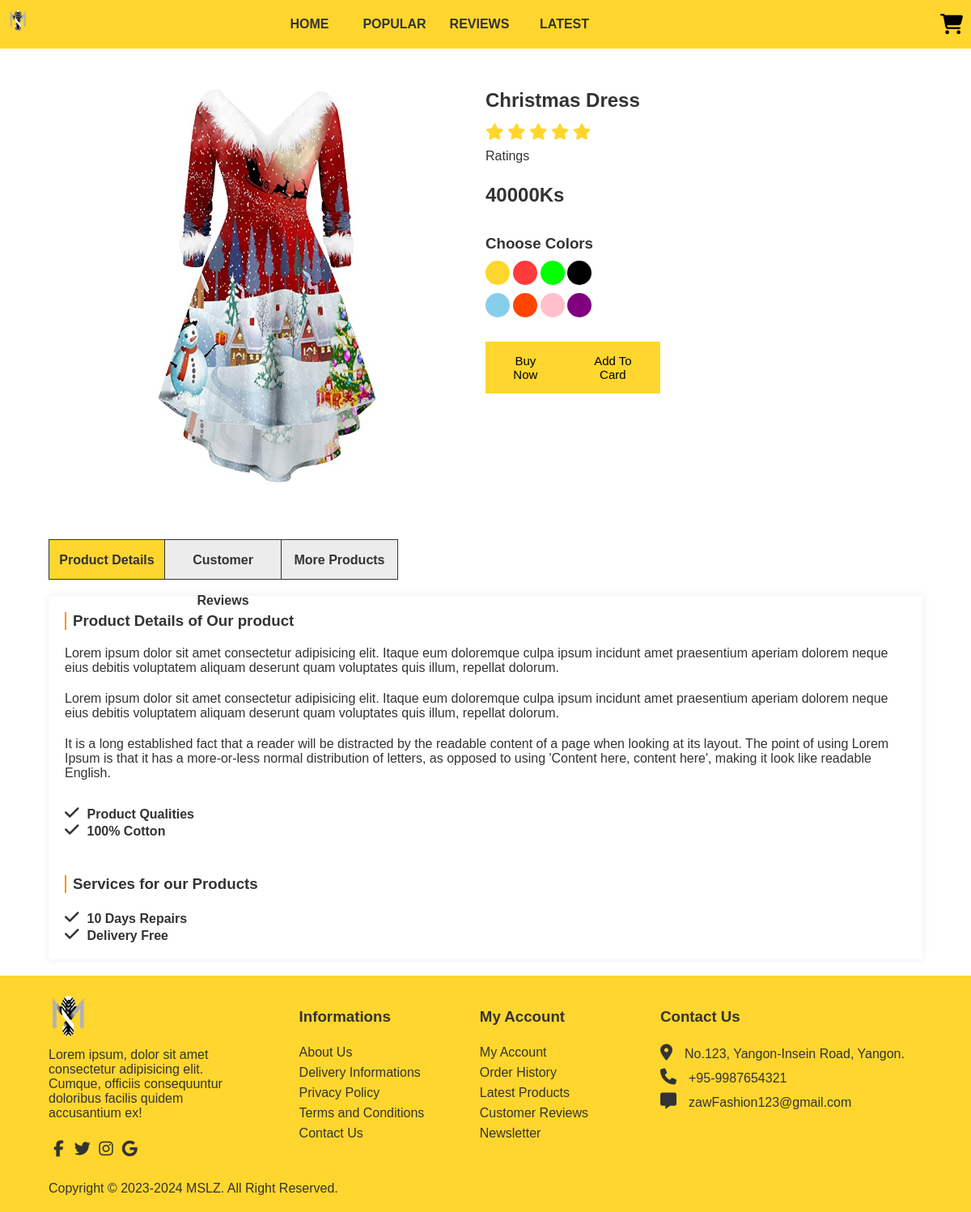
/productsPage.php?id=25, run on the app's committed database.
### tables this page shows
CREATE TABLE `tbl_products` (
  `id` int(11) NOT NULL,
  `product_image` varchar(255) NOT NULL,
  `product_name` varchar(255) NOT NULL,
  `product_description` longtext NOT NULL,
  `product_price` varchar(255) NOT NULL,
  `category_name` varchar(255) NOT NULL,
  `main_category` varchar(255) NOT NULL,
  `created_at` datetime NOT NULL,
  `updated_at` datetime DEFAULT NULL,
  `deleted_at` datetime DEFAULT NULL
);

### init/classes/DB.php (called while the page is built)
<?php
class DB{
    private $host="localhost";
    private $username="root";
    private $password="";
    private $dbname="shoppingtemplate";
    protected function connect() {
        try{
            $con=new PDO("mysql:host=$this->host; dbname=$this->dbname",$this->username,$this->password);
            $con->setAttribute(PDO::ATTR_ERRMODE,PDO::ERRMODE_EXCEPTION);
            return $con;
        } catch(PDOException $e) {
            return $e->getMessage();
        }
    }
}
?>

### init/classes/Products.php (called while the page is built, shortened)
<?php
require_once "DB.php";
class Products extends DB{
    private $con;
    public function __construct(){
        $this->con = $this->connect();
    }
    public function fetchProducts(int $id){
        $sql = "SELECT * FROM tbl_products WHERE id=:id ";
        $stmt = $this->con->prepare($sql);
        $stmt->bindParam("id",$id,PDO::PARAM_INT);
        $stmt->execute();
        $res = $stmt->fetch(PDO::FETCH_OBJ);
        return $res;
    }
}
?>

### productsPage.php (the view, shortened to what this page needs)
<?php
require_once "init/classes/Comments.php";
require_once "init/classes/Products.php";
$products = new Products;
    $getProducts = $products->fetchProducts($_GET["id"]);
?>
<!DOCTYPE html>
<html>
    <head>
        <link rel="stylesheet" href="./assets/css/productsPage.css">
    </head>
    <body>
        <header>
            <div class="header flex-container">
                <div class="header-logo">
                    <div class="logo-photo">
                        <div class="logo-icon">
                            <img src="assets/images/da7854c889578743810e7970ae28671f.png" alt="logo-img">
                        </div>
                    </div>
                </div>
                <div class="nav" id="nav">
                    <nav>
                        <ul class="navbar flex-container">
                            <li><a href='index.php'>Home</a></li>
                            <li><a href='#'>Popular</a></li>
                            <li><a href='#'>Reviews</a></li>
                            <li><a href='#'>Latest</a></li>
                        </ul>
                    </nav>
                </div>
                <div class="account-icons">
                    <a href="shopping_card.php"><i class="fa-solid fa-cart-shopping"></i></a>
                </div>
            </div>
        </header>
        <main>
            <section>
                <div class="container">
                    <div class="productPage">
                        <div class="productCollections flex-container">
                            <div class="product-photo">
                                <div class="product-img">
                                    <img src="assets/images/<?php echo $getProducts->product_image; ?>" alt="<?php echo $getProducts->product_name; ?>">
                                </div>
                            </div>
                            <div class="product-description">
                                <h2><?php echo $getProducts->product_name; ?></h2>
                                <div class="popular-star">
                                    <i class="fa fa-star"></i>
                                    <i class="fa fa-star"></i>
                                    <i class="fa fa-star"></i>
                                    <i class="fa fa-star"></i>
                                    <i class="fa fa-star"></i>
                                    <p>Ratings</p>
                                </div>
                                <h2><?php echo $getProducts->product_price; ?>Ks</h2>
                                <div class="color-collections">
                                    <h3>Choose Colors</h3>
                                    <div class="choose-color flex-container">
                                        <div>
                                            <p id="yellow"></p>
                                        </div>
                                        <div>
                                            <p id="red"></p>
                                        </div>
                                        <div>
                                            <p id="green"></p>
                                        </div>
                                        <div>
                                            <p id="black"></p>
                                        </div>
                                        <div>
                                            <p id="skyblue"></p>
                                        </div>
                                        <div>
                                            <p id="orange"></p>
                                        </div>
                                        <div>
                                            <p id="pink"></p>
                                        </div>
                                        <div>
                                            <p id="purple"></p>
                                        </div>
                                    </div>
                                </div>
                                <div class="buy-card-button flex-container">
                                    <div class="buy-button">
                                        <button type="submit">Buy Now</button>
                                    </div>
                                    <div class="card-button">
                                        <form method="post" action="shopping_card.php?action=add&id=<?php echo $getProducts->id; ?>">
                                            <button type="submit" class="add-card" name="add_to_card" value="Add To Card">Add To Card</button>
                                        </form>
                                    </div>
                                </div>
                            </div>
                        </div>
                    </div>
                </div>
            </section>
            <section>
                <div class="container">
                    <div class="product-detail-nav">
                        <nav>
                            <ul class="product-detail-list">
                                <li id="detail">Product Details</li>
                                <li id="creviews">Customer Reviews</li>
                                <li id="more">More Products</li>
                            </ul>
                        </nav>
                    </div>
                </div>
            </section>
            <section>
                <div class="container">
                    <div class="about-product-details" id="about-product-details">
                        <h3>Product Details of Our product</h3>
                        <div class="about-product-details-para">
                            <p>Lorem ipsum dolor sit amet consectetur adipisicing elit. Itaque eum doloremque culpa ipsum incidunt amet praesentium aperiam dolorem neque eius debitis voluptatem aliquam deserunt quam voluptates quis illum, repellat dolorum.</p>
                            <p>Lorem ipsum dolor sit amet consectetur adipisicing elit. Itaque eum doloremque culpa ipsum incidunt amet praesentium aperiam dolorem neque eius debitis voluptatem aliquam deserunt quam voluptates quis illum, repellat dolorum.</p>
                        </div>
                        <div class='product-para'>
                            <p><?php echo $getProducts->product_description; ?></p>
                            <ul>
                                <li><i class="fa fa-check"></i>Product Qualities</li>
                                <li><i class="fa fa-check"></i>100% Cotton</li>
                            </ul>
                        </div>
                        <div class="product-service">
                            <h3>Services for our Products</h3>
                            <ul>
                                <li><i class="fa fa-check"></i>10 Days Repairs</li>
                                <li><i class="fa fa-check"></i>Delivery Free</li>
                            </ul>
                        </div>
                    </div>
                </div>
            </section>
        </main>
        <footer>
            <div class="summary">
                <div class="container">
                    <div class="summary-collections flex-container">
                        <div class="summary-list">
                            <div class="summary-img">
                                <img src="assets/images/da7854c889578743810e7970ae28671f.png" alt="logo-img">
                            </div>
                            <p>Lorem ipsum, dolor sit amet consectetur adipisicing elit. Cumque, officiis consequuntur doloribus facilis quidem accusantium ex!</p>
                            <div class="social-media">
                                <i class="fa fa-facebook"></i>
                                <i class="fa fa-twitter"></i>
                                <i class="fa fa-instagram"></i>
                                <i class="fa fa-google"></i>
                            </div>
                        </div>
                        <div class="summary-list2">
                            <h3>Informations</h3>
                            <ul>
                                <li>About Us</li>
                                <li>Delivery Informations</li>
                                <li>Privacy Policy</li>
                                <li>Terms and Conditions</li>
                                <li>Contact Us</li>
                            </ul>
                        </div>
                        <div class="summary-list3">
                            <h3>My Account</h3>
                            <ul>
                                <li>My Account</li>
                                <li>Order History</li>
                                <li>Latest Products</li>
                                <li>Customer Reviews</li>
                                <li>Newsletter</li>
                            </ul>
                        </div>
                        <div class="summary-list4">
                            <h3>Contact Us</h3>
                            <ul>
                                <li><i class="fa-solid fa-location-dot"></i>No.123, Yangon-Insein Road, Yangon.</li>
                                <li><i class="fa-solid fa-phone"></i>+95-9987654321</li>
                                <li><i class="fa-solid fa-message"></i>zawFashion123@gmail.com</li>
                            </ul>
                        </div>
                    </div>
                    <p>Copyright &copy; 2023-2024 MSLZ. All Right Reserved.
                </div>
            </div>
        </footer>
    </body>
</html>

### data on the page
tbl_products: product_image (picture), product_name "Christmas Dress", product_price "40000", product_description "It is a long established fact that a reader will be distracted by the readable content of a page when looking at its layout. The point of using Lorem Ipsum is that it has a more-or-less normal distribution of letters, as opposed to using 'Content here, content here', making it look like readable English."
